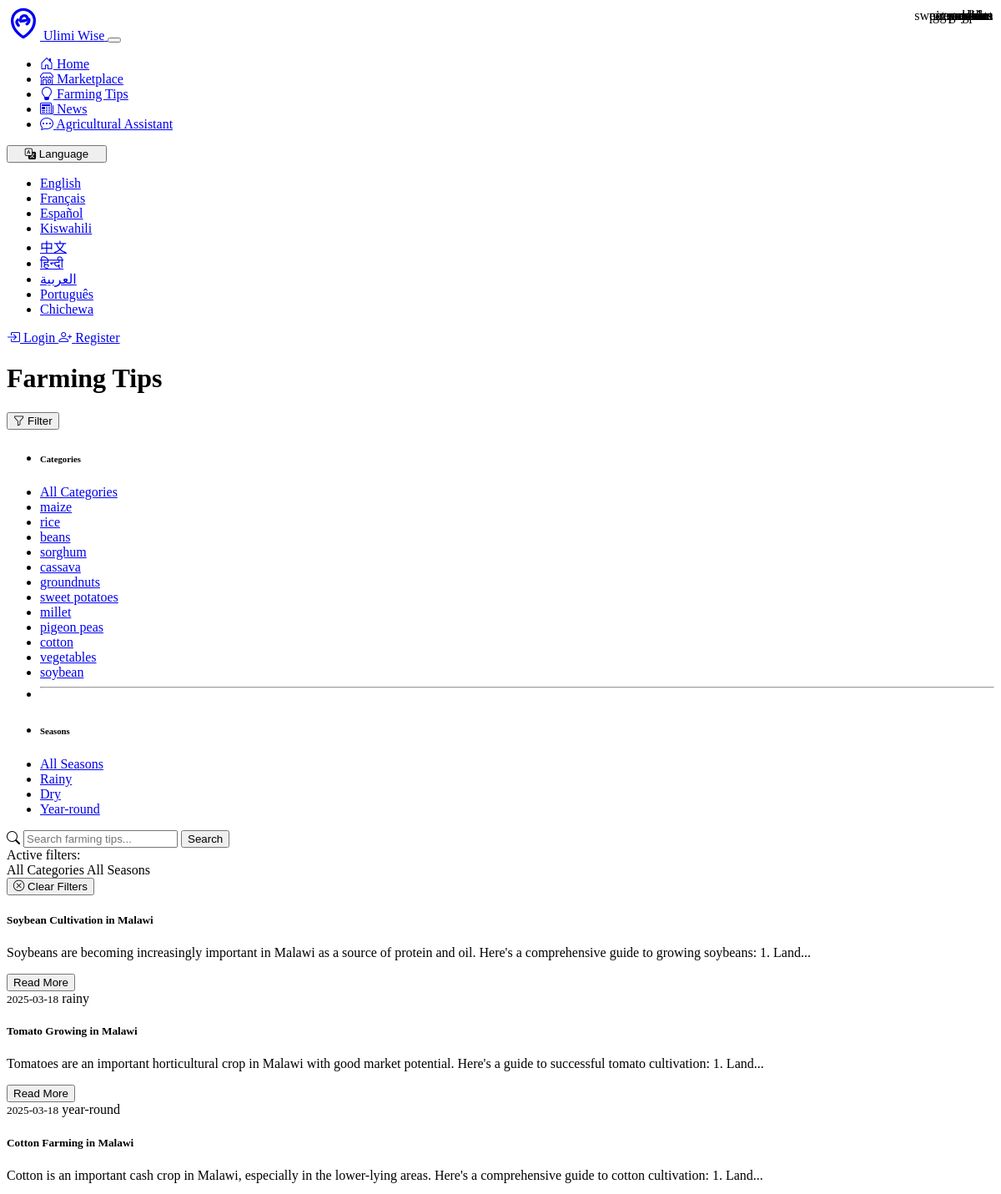
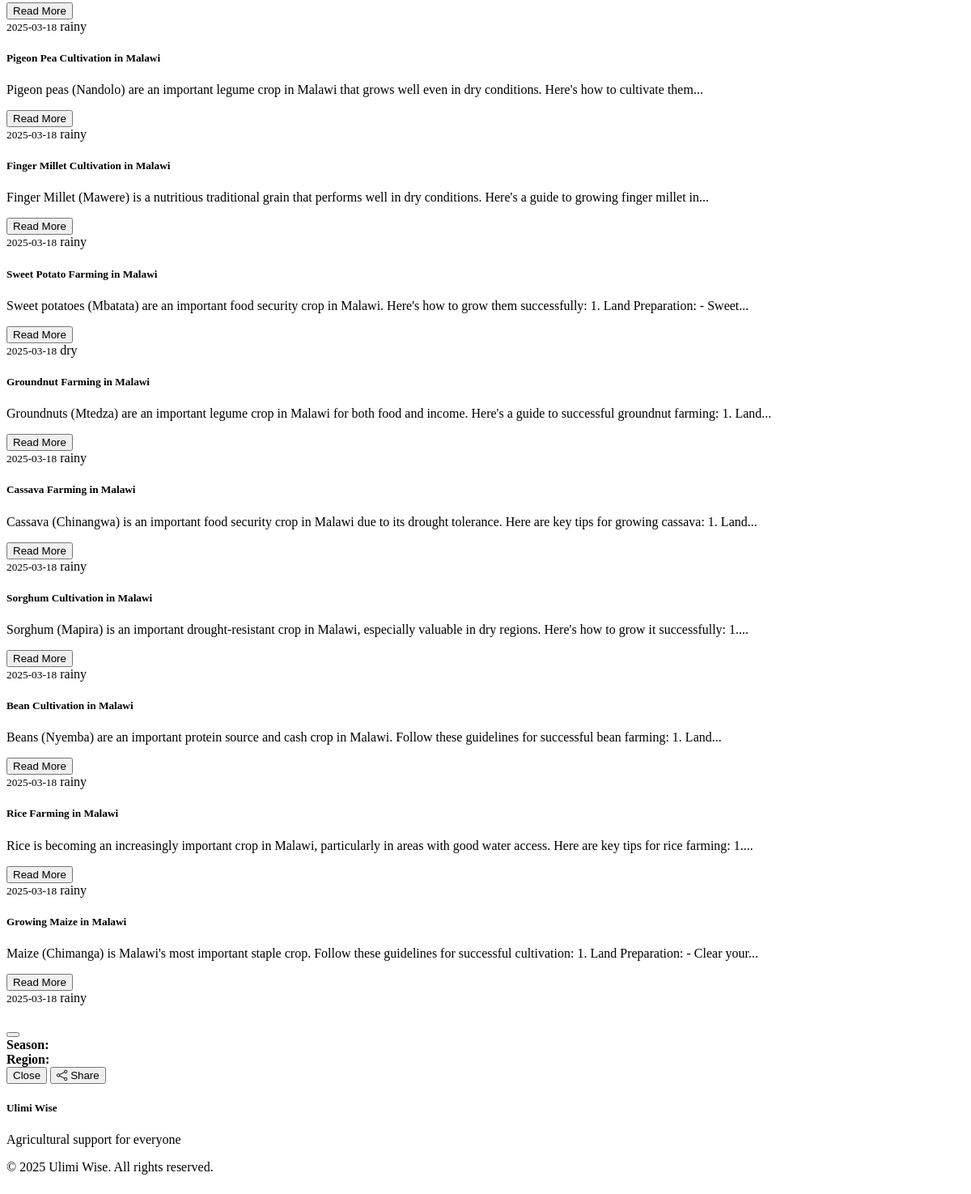
Page /tips on the committed database (2 pictures, top to bottom).
### models.py (models this page shows)
class FarmingTip(db.Model):
    id = db.Column(db.Integer, primary_key=True)
    title = db.Column(db.String(100), nullable=False)
    content = db.Column(db.Text, nullable=False)
    category = db.Column(db.String(50), nullable=False)  # crop type, animal husbandry, etc.
    season = db.Column(db.String(20))  # spring, summer, fall, winter or null if applicable year-round
    region = db.Column(db.String(50))  # continent, country or null if applicable globally
    created_at = db.Column(db.DateTime, default=datetime.utcnow)

### routes.py (the view)
@app.route('/tips')
def tips():
    lang = session.get('language', 'en')
    if current_user.is_authenticated:
        lang = current_user.preferred_language or lang
    all_tips = FarmingTip.query.order_by(FarmingTip.created_at.desc()).all()
    categories = db.session.query(FarmingTip.category).distinct().all()
    categories = [c[0] for c in categories]
    seasons = db.session.query(FarmingTip.season).distinct().all()
    seasons = [s[0] for s in seasons if s[0]]
    return render_template('tips.html',
                          lang=lang,
                          tips=all_tips,
                          categories=categories,
                          seasons=seasons,
                          title=get_translation("Farming Tips", lang))

### app.py (called while the page is built)
@app.template_filter('translate')
def translate_filter(text, lang='en'):
    return get_translation(text, lang)

@app.context_processor
def inject_globals():
    from datetime import datetime
    now = datetime.now()
    return {
        'current_year': now.year,
        'current_time': now.strftime('%H:%M'),
        'get_available_languages': get_available_languages
    }

### translations.py (called while the page is built)
def get_translation(text, lang_code='en'):
    if not translations:
        load_translations()
    if lang_code not in LANGUAGES:
        lang_code = 'en'
    if lang_code in translations and text in translations[lang_code]:
        return translations[lang_code][text]
    else:
        return text

def get_available_languages():
    return LANGUAGES

### templates/tips.html (shortened to what this page needs)
{% extends "base.html" %}
{% block content %}
<div class="container">
    <div class="d-flex justify-content-between align-items-center mb-4">
        <h1>{{ 'Farming Tips' | translate(lang) }}</h1>
        <div class="dropdown">
            <button class="btn btn-outline-primary dropdown-toggle" type="button" id="filterDropdown" data-bs-toggle="dropdown" aria-expanded="false">
                <i class="bi bi-funnel"></i> {{ 'Filter' | translate(lang) }}
            </button>
            <ul class="dropdown-menu dropdown-menu-end" aria-labelledby="filterDropdown">
                <li><h6 class="dropdown-header">{{ 'Categories' | translate(lang) }}</h6></li>
                <li><a class="dropdown-item filter-item" href="#" data-filter="category" data-value="all">{{ 'All Categories' | translate(lang) }}</a></li>
                {% for category in categories %}
                <li><a class="dropdown-item filter-item" href="#" data-filter="category" data-value="{{ category }}">{{ category }}</a></li>
                {% endfor %}
                <li><hr class="dropdown-divider"></li>
                <li><h6 class="dropdown-header">{{ 'Seasons' | translate(lang) }}</h6></li>
                <li><a class="dropdown-item filter-item" href="#" data-filter="season" data-value="all">{{ 'All Seasons' | translate(lang) }}</a></li>
                {% for season in seasons %}
                <li><a class="dropdown-item filter-item" href="#" data-filter="season" data-value="{{ season }}">{{ season | capitalize }}</a></li>
                {% endfor %}
            </ul>
        </div>
    </div>
    <div class="card shadow-sm mb-4">
        <div class="card-body">
            <div class="input-group">
                <span class="input-group-text"><i class="bi bi-search"></i></span>
                <input type="text" class="form-control" id="searchTips" placeholder="{{ 'Search farming tips...' | translate(lang) }}">
                <button class="btn btn-primary" type="button" id="searchButton">
                    {{ 'Search' | translate(lang) }}
                </button>
            </div>
            <div class="mt-2 d-flex align-items-center">
                <span class="me-2">{{ 'Active filters:' | translate(lang) }}</span>
                <div id="activeFilters">
                    <span class="badge bg-secondary me-2" id="categoryFilter">{{ 'All Categories' | translate(lang) }}</span>
                    <span class="badge bg-secondary me-2" id="seasonFilter">{{ 'All Seasons' | translate(lang) }}</span>
                </div>
                <button class="btn btn-sm btn-outline-secondary ms-auto" id="clearFilters">
                    <i class="bi bi-x-circle"></i> {{ 'Clear Filters' | translate(lang) }}
                </button>
            </div>
        </div>
    </div>
    <div class="row g-4 mb-5" id="tipsContainer">
        {% if tips %}
            {% for tip in tips %}
            <div class="col-lg-4 col-md-6 mb-4 tip-item"
                 data-category="{{ tip.category }}"
                 data-season="{{ tip.season or 'all' }}">
                <div class="card h-100 shadow-sm tip-card">
                    <div class="card-body">
                        <span class="badge bg-success tip-category-badge">{{ tip.category }}</span>
                        <h5 class="card-title">{{ tip.title }}</h5>
                        <p class="card-text">{{ tip.content|truncate(150) }}</p>
                        <button class="btn btn-sm btn-outline-primary mt-2 view-tip-btn" data-bs-toggle="modal" data-bs-target="#tipModal"
                                data-tip-title="{{ tip.title }}"
                                data-tip-content="{{ tip.content }}"
                                data-tip-category="{{ tip.category }}"
                                data-tip-season="{{ tip.season or '' }}"
                                data-tip-region="{{ tip.region or '' }}"
                                data-tip-date="{{ tip.created_at.strftime('%Y-%m-%d') }}">
                            {{ 'Read More' | translate(lang) }}
                        </button>
                    </div>
                    <div class="card-footer bg-transparent d-flex justify-content-between align-items-center">
                        <small class="text-muted">{{ tip.created_at.strftime('%Y-%m-%d') }}</small>
                        {% if tip.season %}
                        <span class="badge bg-info">{{ tip.season }}</span>
                        {% endif %}
                    </div>
                </div>
            </div>
            {% endfor %}
        {% else %}
            <div class="col-12">
                <div class="alert alert-info">
                    <i class="bi bi-info-circle-fill"></i> {{ 'No farming tips available yet.' | translate(lang) }}
                </div>
            </div>
        {% endif %}
    </div>
    <div class="modal fade" id="tipModal" tabindex="-1" aria-labelledby="tipModalLabel" aria-hidden="true">
        <div class="modal-dialog modal-lg">
            <div class="modal-content">
                <div class="modal-header">
                    <button type="button" class="btn-close" data-bs-dismiss="modal" aria-label="Close"></button>
                </div>
                <div class="modal-body">
                    <div class="row mt-4 tip-meta">
                        <div class="col-md-6">
                            <strong>{{ 'Season' | translate(lang) }}:</strong>
                        </div>
                        <div class="col-md-6">
                            <strong>{{ 'Region' | translate(lang) }}:</strong>
                        </div>
                    </div>
                </div>
                <div class="modal-footer">
                    <button type="button" class="btn btn-secondary" data-bs-dismiss="modal">{{ 'Close' | translate(lang) }}</button>
                    <button type="button" class="btn btn-primary share-tip-btn">
                        <i class="bi bi-share"></i> {{ 'Share' | translate(lang) }}
                    </button>
                </div>
            </div>
        </div>
    </div>
</div>
{% endblock %}

### static/css/custom.css (style rules this page uses)
body { min-height: 100vh; display: flex; flex-direction: column; }
.tip-card { transition: all 0.3s ease; }
.tip-category-badge { position: absolute; top: 10px; right: 10px; }

### rows in the picture
FarmingTip: category "soybean", title "Soybean Cultivation in Malawi", content "Soybeans are becoming increasingly important in Malawi as a source of protein and oil. Here's a comprehensive guide to growing soybeans: 1. Land...", value "Read More", created_at "2025-03-18", season "rainy"
FarmingTip: category "vegetables", title "Tomato Growing in Malawi", content "Tomatoes are an important horticultural crop in Malawi with good market potential. Here's a guide to successful tomato cultivation: 1. Land...", value "Read More", created_at "2025-03-18", season "year-round"
FarmingTip: category "cotton", title "Cotton Farming in Malawi", content "Cotton is an important cash crop in Malawi, especially in the lower-lying areas. Here's a comprehensive guide to cotton cultivation: 1. Land...", value "Read More", created_at "2025-03-18", season "rainy"
FarmingTip: category "pigeon peas", title "Pigeon Pea Cultivation in Malawi", content "Pigeon peas (Nandolo) are an important legume crop in Malawi that grows well even in dry conditions. Here's how to cultivate them...", value "Read More", created_at "2025-03-18", season "rainy"
FarmingTip: category "millet", title "Finger Millet Cultivation in Malawi", content "Finger Millet (Mawere) is a nutritious traditional grain that performs well in dry conditions. Here's a guide to growing finger millet in...", value "Read More", created_at "2025-03-18", season "rainy"
FarmingTip: category "sweet potatoes", title "Sweet Potato Farming in Malawi", content "Sweet potatoes (Mbatata) are an important food security crop in Malawi. Here's how to grow them successfully: 1. Land Preparation: - Sweet...", value "Read More", created_at "2025-03-18", season "dry"
FarmingTip: category "groundnuts", title "Groundnut Farming in Malawi", content "Groundnuts (Mtedza) are an important legume crop in Malawi for both food and income. Here's a guide to successful groundnut farming: 1. Land...", value "Read More", created_at "2025-03-18", season "rainy"
FarmingTip: category "cassava", title "Cassava Farming in Malawi", content "Cassava (Chinangwa) is an important food security crop in Malawi due to its drought tolerance. Here are key tips for growing cassava: 1. Land...", value "Read More", created_at "2025-03-18", season "rainy"
FarmingTip: category "sorghum", title "Sorghum Cultivation in Malawi", content "Sorghum (Mapira) is an important drought-resistant crop in Malawi, especially valuable in dry regions. Here's how to grow it successfully: 1....", value "Read More", created_at "2025-03-18", season "rainy"
FarmingTip: category "beans", title "Bean Cultivation in Malawi", content "Beans (Nyemba) are an important protein source and cash crop in Malawi. Follow these guidelines for successful bean farming: 1. Land...", value "Read More", created_at "2025-03-18", season "rainy"
FarmingTip: category "rice", title "Rice Farming in Malawi", content "Rice is becoming an increasingly important crop in Malawi, particularly in areas with good water access. Here are key tips for rice farming: 1....", value "Read More", created_at "2025-03-18", season "rainy"
FarmingTip: category "maize", title "Growing Maize in Malawi", content "Maize (Chimanga) is Malawi's most important staple crop. Follow these guidelines for successful cultivation: 1. Land Preparation: - Clear your...", value "Read More", created_at "2025-03-18", season "rainy"

### other values in the picture
{{ 'Home' | translate(lang) }} "Home"
{{ 'Marketplace' | translate(lang) }} "Marketplace"
{{ 'Farming Tips' | translate(lang) }} "Farming Tips"
{{ 'News' | translate(lang) }} "News"
{{ 'Agricultural Assistant' | translate(lang) }} "Agricultural Assistant"
{{ 'Language' | translate(lang) }} "Language"
{{ name }} "English" "Français" "Español" "Kiswahili" "中文" "हिन्दी" "العربية" "Português" "Chichewa"
{{ 'Login' | translate(lang) }} "Login"
{{ 'Register' | translate(lang) }} "Register"
{{ 'Filter' | translate(lang) }} "Filter"
{{ 'Categories' | translate(lang) }} "Categories"
{{ 'All Categories' | translate(lang) }} "All Categories"
{{ category }} "maize" "rice" "beans" "sorghum" "cassava" "groundnuts" "sweet potatoes" "millet" "pigeon peas" "cotton" "vegetables" "soybean"
{{ 'Seasons' | translate(lang) }} "Seasons"
{{ 'All Seasons' | translate(lang) }} "All Seasons"
